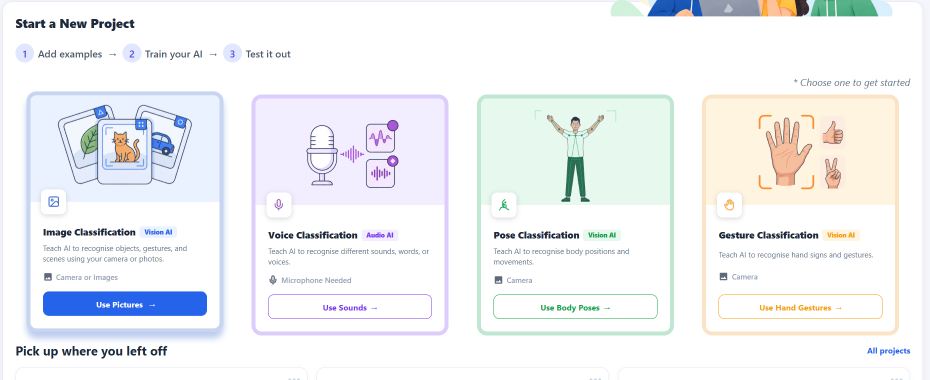
#> input picture dwin/art/ai_projects_ref.png, 1860 x 760 px (shown at 1/2 size)
$ python -i make_sd_card.py   (imports and definitions only)
#> lines starting #> are read from the running program, lines starting #| are printed output that depends on the picture
"""Build the DWIN display's SD card (DWIN_SET) including the pictures saved in
the display's own memory (slots 1-3), so they can be viewed with the display
running on its own: Home > PROJECTS LIST > picture.

usage:
  python make_sd_card.py --sd E:        read pictures through the board, build, copy to SD card
  python make_sd_card.py --no-read      rebuild from saved_pictures/ (no board needed), no copy
  python make_sd_card.py --keep-memory --sd E:
                                        pages only: the pictures and the video already in the
                                        display stay (no board needed; for displays flashed before)

Pages added to the project (base = DWIN_SET_bird, pages 0-39, unchanged):
  40      PROJECTS LIST: three cards (home card now opens it)
  41-43   one saved picture each, large, with BACK (to 40) and HOME buttons
  44      VIDEO (from the PROJECTS LIST header)
  45      home page 2 (home NEXT, or swipe left on the home page): STORAGE card
  46      STORAGE: the three pictures and the video
  47-49   pictures, 50 video, opened from STORAGE (BACK goes to 46)
  51      AI PROJECTS (home card): four project types, like the web app
  52-55   one information page per type
  56      SETTINGS: live Wi-Fi gateway, Bluetooth status, board firmware text
  57-59   Wi-Fi, Bluetooth, Firmware details opened from SETTINGS
The pictures themselves are icons in 24_SavedPictures.icl (flash font ID 24),
shown by icon controls: icons 0-2 = thumbnails on page 40, 3-5 = large views.
Each icon has a fixed 32 KB-aligned place, so the board's lib.py dwin_save()
replaces it over UART: the PROJECTS LIST follows every save, no SD card needed.
This SD card only has to be flashed once; it starts with the pictures that are
in the display's memory when it is built.

Steps: read slots via the board (main.py stopped, then restarted), render pages,
append them to 32.icl, build 24_SavedPictures.icl with the board's own JPEG
encoder, add icon controls to 14ShowFile.bin and buttons to 13TouchFile.bin,
write DWIN_SET_sd/, copy it to <SD>:/DWIN_SET and verify.
"""
import os, sys, io, json, time, struct, shutil, hashlib, binascii, argparse
from PIL import Image, ImageDraw, ImageFont

HERE = os.path.dirname(os.path.abspath(__file__))
sys.path.insert(0, HERE)
sys.path.insert(0, os.path.join(HERE, "..", "board_main"))
import icl_tool

BASE = os.path.join(HERE, "DWIN_SET_bird")       # working project, pages 0-39
OUT = os.path.join(HERE, "DWIN_SET_sd")
PICS = os.path.join(HERE, "saved_pictures")
SKIP = {"32_diagnostic.icl"}                     # test file; its name would clash with 32.icl
# Font 0: the base project's 0_ASCII_12x24.bin does not draw (text controls stay
# empty). DWIN's standard 0# font made with DGUS's DW_0Font.exe (Arial) replaces
# it when present; it fills flash font IDs 0-11. It is also what the display's
# own clock (RTC display controls on the home pages) draws with.
NEW_FONT, OLD_FONT = "0_DWIN_ASC.HZK", "0_ASCII_12x24.bin"
HAVE_FONT = os.path.exists(os.path.join(HERE, NEW_FONT))
if HAVE_FONT:
    SKIP = SKIP | {OLD_FONT}
# display's own clock on pages 10 and 45 (x, y, colour, font width, format):
# H hour 00-23, Q minute, W weekday, D day, M month, Y year (DGUS RTC codes)
RTC_FIELDS = ((122, 4, 0xFFFF, 15, "H:Q"), (204, 10, 0xFFFF, 10, "W D-M-Y"))
HOME_MODERN_REF = os.path.join(HERE, "art", "home_modern_ref.png")

HOME, LIST_PAGE, LIST_PAGE_2, FIRST_PIC = 10, 40, 41, 42
PROJECT_EXTRA_PAGES = (71, 72, 73)
PROJECT_PAGES = (LIST_PAGE, LIST_PAGE_2) + PROJECT_EXTRA_PAGES
LAST_PROJECTS_PAGE = PROJECT_EXTRA_PAGES[-1]
CATALOG_FIRST_PAGE = 79
CATALOG_TOTAL_PAGES = 13
CATALOG_PAGES = tuple(range(CATALOG_FIRST_PAGE, CATALOG_FIRST_PAGE + CATALOG_TOTAL_PAGES))
# BLUETOOTH page (58) buttons and the name keyboard (board: dwin_wifi_ui.py,
# dwin_get_data.py BT_STATE_POS / BT_LABEL_POS; ESP32 ops ble_adv/disconnect/name)
DISPLAY_BAUD = 460800                            # display UART speed (was 115200 until 2026-10-28)
BT_PAGE = 58
BT_KB_PAGE = CATALOG_PAGES[-1] + 1               # 92: Bluetooth name keyboard
BT_KB_PRESSED = BT_KB_PAGE + 1                   # 93: the same keys pressed
PROFILE_PAGE = BT_KB_PRESSED + 1                 # 94: full-size user profile image
BT_BTNS = [(18, 208, 160, 252), (170, 208, 312, 252), (322, 208, 461, 252)]
BT_BTN_CODES = [("VISIBLE ON/OFF", 0x0120), ("DISCONNECT", 0x0121), ("RENAME", 0x0122)]
BT_LABEL_POS = (246, 160)                        # board draws the name label here (dots)
BLE_PREFIX = "ESP32-BLE-CURIO_V2"
# SENSOR GRAPH (home page 2, card 3): live line chart of up to 3 sensors from the
# running program (board lib.py _graph_*). Lines are Basic Graphic line lists at
# the end of the image page's region B (a full picture ends at 0xFB22; 0xFFF0 is
# the save scratch); the legend text is a dot list at 0x5400 (shared, redrawn).
GRAPH_PAGE = PROFILE_PAGE + 1                    # 95
HOME_GRAPH_CARD = (244, 54, 353, 254)            # third card on home page 2
GRAPH_AREA = (24, 58, 466, 234)                  # plot area (lines are clipped to it)
GRAPH_LINE_VPS = (0xFB40, 0xFBE0, 0xFC80)        # = _GRAPH_VPS in lib.py, 160 words each
GRAPH_COLOURS = (0xE8E4, 0x2B7F, 0x1D67)         # = _GRAPH_COLOURS in lib.py: red, blue, green
GRAPH_LEGEND_Y = (246, 268, 290)                 # legend rows; the board writes name + value at x 48
GRAPH_KEY_VP = 0x5F70                            # = _GRAPH_KEY_VP in lib.py: row taps 0x0601-0x0603
# IOT & KIT-TO-KIT page (home page 2, card 4): live Wi-Fi, Cloud, Kit ID, Send & Receive data
IOT_PAGE = GRAPH_PAGE + 1                        # 96
HOME_IOT_CARD = (360, 54, 466, 254)              # fourth card on home page 2
IOT_KEY_VP = 0x5F80                              # = _IOT_KEY_VP on board: 0x0701 send, 0x0702 receive, 0x0703 sync
IOT_WIFI_BOX = (12, 53, 236, 113)                # tap Wi-Fi status box -> open page 57 Wi-Fi setup
IOT_BTNS = [(12, 273, 158, 310), (167, 273, 313, 310), (322, 273, 468, 310)]
IOT_BTN_SPECS = [("SEND DATA", 0x0701, "#059669"), ("RECEIVE DATA", 0x0702, "#2563eb"), ("SYNC / ID", 0x0703, "#6320ef")]
# LLM CHAT (home page 3, card 1): type a question, the AI answers. Board:
# dwin_llm_chat.py (pages + keys), lib.py LLM_URL / LLM_KEY (the API link).
HOME3 = IOT_PAGE + 1                             # 97: home page 3
CHAT_PAGE = HOME3 + 1                            # 98: the conversation
CHAT_KB_PAGE = CHAT_PAGE + 1                     # 99: question keyboard
CHAT_KB_PRESSED = CHAT_KB_PAGE + 1               # 100: the same keys pressed
HOME_CHAT_CARD = (13, 56, 121, 256)              # first card on home page 3
CHAT_KEY_VP = 0x5F90                             # = KEY_VP in dwin_llm_chat.py
CHAT_DOTS_VP = 0x1000                            # conversation text, 4200 dots max (page 39's region A:
CHAT_KB_DOTS_VP = 0x4200                         # free while page 39 is not shown); question, 1500 max
CHAT_TEXT_BOX = (10, 52, 469, 262)
CHAT_BTNS = [((12, 268, 112, 310), "UP", 0x0802), ((120, 268, 220, 310), "DOWN", 0x0803),
             ((228, 268, 328, 310), "CLEAR", 0x0804)]
CHAT_ASK_BTN = (336, 268, 468, 310)              # opens the keyboard (page change, no code)
CHAT_Q_BOX = (12, 54, 468, 125)
LAST_BUILTIN_PAGE = CHAT_KB_PRESSED              # DWIN Page Studio list pages follow this one
PROJECT_PREV_BOX = (14, 263, 134, 306)
PROJECT_NEXT_BOX = (346, 263, 466, 306)
PROJECTS_KEY_VP = 0x5F60
PLAY_KEY_CODE = 0x0501
STOP_KEY_CODE = 0x0502
PLAY_BOX = (205, 4, 278, 44)
STOP_BOX = (282, 4, 355, 44)
SETTINGS_PAGE = 56
SETTINGS_DETAIL_FIRST = 57
HOME_SETTINGS_CARD = (360, 54, 466, 254)
SETTINGS_FIELDS = (("Wi-Fi", 0x5300, 82), ("Bluetooth", 0x5320, 155),
                   ("Firmware", 0x5340, 228))
SLOTS = (1, 2, 3)
BACK_BOX = (10, 4, 53, 44)                       # same spots as the other pages
HOME_BOX = (427, 4, 467, 43)
HOME_PROJECTS_CARD = (13, 56, 121, 256)          # "PROJECTS LIST" card on the home page
CARD_COLOURS = [("#d61829", "#fde3e5"), ("#006de6", "#dceaff"), ("#ef7900", "#ffecd9")]
PURPLE, GREY = "#6320ef", "#dedfe6"
FONT = "C:/Windows/Fonts/arialbd.ttf"
LIB_SECTION = os.path.join(HERE, "..", "board_main", "lib_dwin_section.py")
ICON_LIB = 24                                    # must match _DW_LIB_ID in lib_dwin_section.py
ICON_LIB_NAME = "24_SavedPictures.icl"
PROFILE_LIB = 26                                 # reserved flash ID 26, blocks 208-215
PROFILE_NAME = "26_Profile.icl"
PROFILE_THUMB_POS = (426, 2)                     # 48x36 profile avatar in the modern blue top bar
PROFILE_TAP_BOX = (418, 0, 479, 47)
ICON_VP = 0x5200                                 # unused VP, 0 at boot: icon controls show a fixed icon
VIEW_POS = (36, 48)                              # large view (408 x 272) on pages 41-43
VIDEO_PAGE = 44                                  # VIDEO page: Animation Icon control
VIDEO_LIB = 49                                   # 49_Video.icl, flash font IDs 49-63 (from Blockly)
VIDEO_NAME = "49_Video.icl"
VIDEO_VP = 0x5210                                # 0 after power-on = playing; 1 = stopped
VIDEO_POS = (120, 104)                           # 240 x 160 frames, centred under the header
VIDEO_BTN = (290, 9, 410, 39)                    # VIDEO button in the PROJECTS LIST header
HOME2 = 45                                       # home page 2: STORAGE card
STORAGE_PAGE = 46                                # STORAGE: 3 pictures + video
STORE_PIC = 47                                   # 47-49: pictures opened from STORAGE
STORE_VIDEO = 50                                 # video opened from STORAGE
HOME_PREV_BTN = (12, 260, 136, 306)              # home page PREVIOUS / NEXT buttons
HOME_NEXT_BTN = (346, 263, 467, 308)             # NEXT went to page 11, now to home page 2
ORANGE = "#ef7900"
AI_PAGE = 51                                     # AI PROJECTS: the four project types (home card)
AI_FIRST = 52                                    # 52-55: one page per type
HOME_AI_CARD = (244, 54, 353, 254)               # "AI PROJECTS" card on the home page (was -> 15)
AI_REF = os.path.join(HERE, "art", "ai_projects_ref.png")   # web app screenshot: the pictures
SEGOE, SEGOE_B, SEGOE_I = ("C:/Windows/Fonts/segoeui.ttf", "C:/Windows/Fonts/segoeuib.ttf",
                           "C:/Windows/Fonts/segoeuii.ttf")
INK, MUTED, NEEDS = (30, 41, 59), (100, 116, 139), (96, 105, 123)
# title, tag, colour, tag tint, card border, picture box in AI_REF, description, needs, button
AI_TYPES = [
    ("Image Classification", "Vision AI", (37, 99, 235), (224, 234, 255), (200, 213, 241), (63, 192, 437, 432),
     "Teach AI to recognise objects, gestures, and scenes using your camera or photos.",
     "Camera or Images", "Use Pictures"),
    ("Voice Classification", "Audio AI", (124, 58, 237), (243, 232, 255), (220, 205, 253), (513, 199, 887, 438),
     "Teach AI to recognise different sounds, words, or voices.", "Microphone Needed", "Use Sounds"),
    ("Pose Classification", "Vision AI", (22, 163, 74), (231, 248, 238), (192, 231, 210), (964, 199, 1338, 438),
     "Teach AI to recognise body positions and movements.", "Camera", "Use Body Poses"),
    ("Gesture Classification", "Vision AI", (245, 158, 11), (254, 243, 212), (251, 228, 198), (1414, 199, 1788, 438),
     "Teach AI to recognise hand signs and gestures.", "Camera", "Use Hand Gestures"),
]
AI_STEPS = [("Add examples", "Show the AI some examples"), ("Train your AI", "Let it learn from them"),
            ("Test it out", "See if it gets it right")]
GESTURE_INDEX = 3                                # page AI_FIRST + 3: live results instead of the steps
# AI pages with a live result panel (board lib.py _ai_live_*: image 52, voice 53,
# pose 54, gesture 55 - the K230 classify functions open them)
AI_LIVE_INDEXES = (0, 1, 2, 3)
GESTURE_VP = 0x5400                              # dot list of the live panel (= _DW_GESTURE_VP in lib)
PROJECTS_DOTS_VP = 0x5500                        # live active sensors dot list on PROJECT_PAGES
WIFI_DOTS_VP = 0x7340                           # dedicated page 57 buffer; 1100 dots end at 0x8026
SETTINGS_GRAPHICS_VP = 0x8030                   # shared by pages 56,58,59; 230 dots end at 0x82E4
SETTINGS_DOTS_VP = SETTINGS_GRAPHICS_VP
BLUETOOTH_DOTS_VP = SETTINGS_GRAPHICS_VP
FIRMWARE_DOTS_VP = SETTINGS_GRAPHICS_VP
WIFI_KEY_VP = 0x5F00                             # key codes of the Wi-Fi keys (= KEY_VP in board dwin_wifi_ui.py)
WIFI_KB_DOTS_VP = 0x5400                         # keyboard text dot list (= DOT_VP in dwin_wifi_ui.py)
PORT_TEST_DOTS_VP = 0x6600                        # live hardware port/pin test dot buffer
PORT_TEST_KEY_VP = 0x5F50                         # return key codes for port/pin touch buttons
PORT_PAGE_DIG_IN = 74
PORT_PAGE_ANA_IN = 75
PORT_PAGE_DIG_OUT = 76
PORT_PAGE_PWM = 77
PORT_PAGE_SERVO = 78
PORT_PAGES = (PORT_PAGE_DIG_IN, PORT_PAGE_ANA_IN, PORT_PAGE_DIG_OUT, PORT_PAGE_PWM, PORT_PAGE_SERVO)
HOME_PORT_CARD = (128, 54, 236, 254)
WIFI_ROWS = [(18, 198 + 28 * i, 461, 225 + 28 * i) for i in range(4)]   # tappable network rows, page 57
WIFI_ON_BTN = (224, 158, 295, 190)
WIFI_OFF_BTN = (302, 158, 373, 190)
WIFI_SCAN_BTN = (381, 158, 461, 190)
KB_PAGES = (60, 61, 62)                          # Wi-Fi password keyboard: letters, CAPS, symbols
KB_PRESSED = (63, 64, 65)                        # the same pages with every key pressed (press effect)
KB_PW_BOX, KB_SHOW_BTN = (12, 76, 392, 102), (400, 76, 468, 102)
ANIM_PAGE = 66                                   # small animation from the "play animation" block
ANIM_VP = 0x5220                                 # = _DW_ANIM_VP in lib_dwin_section.py (0 = play)
ANIM_LIB = 28                                    # flash font ID 28, written by the board (dwin_anim)
ANIM_POS = (160, 132)                            # 160 x 104 frames, centred under the header
ANIM_SLOT_PAGES = (67, 68, 69)                   # animation memories 1-3, full page each
ANIM_LIST_PAGE = 70                              # ANIMATIONS: the three memories playing as previews
ANIM_SLOT_VP = (0x5222, 0x5224, 0x5226)          # = _DW_ANIM_VP + 2 * slot in lib (0 = play)
ANIM_SLOT_LIB = (29, 30, 31)                     # flash font IDs (= 28 + slot in lib)
ANIM_SLOT_NAMES = ("29_AnimMemory1.icl", "30_AnimMemory2.icl", "31_AnimMemory3.icl")
ANIM_LIST_POS = ((70, 56), (250, 56), (70, 188))  # previews on page 70
ANIM_BTN = (282, 9, 416, 39)                     # ANIMATIONS button in the STORAGE header
ANIM_INIT = False                                # --anim-placeholders: put "no animation" into the memories
PROFILE_INIT = False                             # --init-profile: first-time avatar placeholder only
PROFILE_TEST = False                             # --profile-test: keep icon control off boot HOME only
BRIGHT_VP = 0x0082                               # display system variable LED_Config, high byte = brightness
BRIGHT_LEVELS = (20, 40, 60, 80, 100)            # percent (0x00-0x64); 20 is the lowest so it never goes dark
BRIGHT_STRIP = (18, 274, 461, 310)               # brightness row at the bottom of SETTINGS
# DWIN Page Studio (dwin_studio.py): edits the user makes without touching this
# file - texts on any page, button targets, extra buttons, new list pages.
STUDIO_FILE = os.path.join(HERE, "studio_project.json")
STUDIO_CACHE = os.path.join(HERE, "studio_cache")  # page pictures + buttons before edits, for the studio
STUDIO_ROWS = 5                                  # rows on a studio list page
STUDIO = {}
CLOCK_BLANK = (8, 4, 305, 46)                    # baked-in "10:42 AM MON 05 OCT 2026" on the home top bar
# (VP, bytes, x0, y, x1, RGB565 colour) - must match _DW_GESTURE_FIELDS in lib_dwin_section.py
GESTURE_FIELDS = ((0x5360, 16, 24, 252, 232, 0xF4E1),      # gesture name, orange
                  (0x5370, 8, 250, 252, 360, 0x1947),      # confidence, ink
                  (0x5380, 36, 24, 280, 458, 0x63B1))      # last line received, grey


# [11 lines left out: function lib_section, not called in this run]


def font(size):
    return ImageFont.truetype(FONT, size)


# ---------------------------------------------------------------- 1. read slots
# [81 lines left out: functions read_slots, dots_to_image, header_page, not called in this run]


def card_box(i):
    x0 = 16 + i * 152
    return (x0, 58, x0 + 142, 290)


# [161 lines left out: functions thumb_pos, list_page, picture_page, profile_page, profile_placeholder, empty_picture and 3 more, not called in this run]


PROJECT_CARD_ICONS = [
    (0x6110, 24, 93),
    (0x6210, 178, 93),
    (0x6310, 332, 93),
    (0x6410, 24, 196),
    (0x6510, 178, 196),
    (0x6610, 332, 196),
]


# [32 lines left out: functions video_page, settings_page, not called in this run]


def bright_boxes():
    """The five brightness buttons in the SETTINGS strip."""
    return [(170 + i * 58, BRIGHT_STRIP[1] + 5, 222 + i * 58, BRIGHT_STRIP[3] - 5) for i in range(len(BRIGHT_LEVELS))]


# [126 lines left out: functions settings_detail_page, settings_text_control, project_text_controls, gesture_text_control, gesture_dot_control, wifi_dot_control and 2 more, not called in this run]


def clock_controls():
    """The display's RTC controls draw the readable HOME clock."""
    return [rtc_control(*f) for f in RTC_FIELDS] if HAVE_FONT else []


_MODERN_CARDS = (
    (8, 51, 121, 249, 64, 123, (0, 92, 218)),     # Card 1: Blue
    (125, 51, 238, 249, 181, 123, (0, 125, 132)), # Card 2: Teal
    (242, 51, 355, 249, 298, 123, (198, 14, 108)),# Card 3: Magenta
    (359, 51, 472, 249, 415, 123, (0, 92, 218)),  # Card 4: Blue
)


# [202 lines left out: functions _clean_modern_card, home_page, home2_page, home_nav, home3_page, chat_page and 2 more, not called in this run]


def rgb565(c):
    """RGB565 colour as an (r, g, b) tuple for drawing."""
    return ((c >> 11) << 3, ((c >> 5) & 63) << 2, (c & 31) << 3)


# [168 lines left out: functions graph_page, graph_line_control, iot_page, port_manager_page, not called in this run]


def sfont(size, bold=False):
    return ImageFont.truetype(SEGOE_B if bold else SEGOE, size)


# [19 lines left out: functions wrap, ai_picture, not called in this run]


def ai_card_box(i):
    x0 = 8 + i * 116
    return (x0, 76, x0 + 110, 310)


# [46 lines left out: function ai_page, not called in this run]


def ai_detail_page(i):
    """One AI project type: big picture, description, what it needs, the three steps."""
    title, tag, col, tint, edge, _, desc, needs, button = AI_TYPES[i]
    im, d = header_page(title.upper())
    d.rounded_rectangle((12, 56, 236, 206), radius=10, fill="white", outline=edge, width=3)
    pic, mask = ai_picture(i, 218)
    im.paste(pic, (15, 59), mask)
    x, y = 250, 58
    for line in wrap(d, title, sfont(17, True), 216):
        d.text((x, y), line, font=sfont(17, True), fill=INK)
        y += 21
    tw = d.textlength(tag, font=sfont(11, True))
    d.rounded_rectangle((x, y + 4, x + tw + 12, y + 22), radius=5, fill=tint)
    d.text((x + 6, y + 13), tag, font=sfont(11, True), fill=col, anchor="lm")
    y += 30
    for line in wrap(d, desc, sfont(13), 216):
        d.text((x, y), line, font=sfont(13), fill=MUTED)
        y += 17
    d.rectangle((x, y + 8, x + 10, y + 17), fill=NEEDS)
    d.text((x + 15, y + 12), needs, font=sfont(12), fill=NEEDS, anchor="lm")
    if i in AI_LIVE_INDEXES:                       # live panel; the board draws the result as dots
        d.text((14, 220), "LIVE RESULT", font=sfont(13, True), fill=INK, anchor="lm")
        d.text((112, 220), "live data from the AI camera (K230)", font=sfont(11), fill=MUTED, anchor="lm")
        d.rounded_rectangle((404, 211, 466, 229), radius=9, fill=(22, 163, 74))
        d.ellipse((412, 216, 420, 224), fill="white")
        d.text((444, 220), "LIVE", font=sfont(10, True), fill="white", anchor="mm")
        d.rounded_rectangle((12, 234, 466, 308), radius=10, fill=tint, outline=edge, width=2)
        d.line((20, 277, 458, 277), fill=edge, width=1)
        return im
    d.text((14, 222), "How it works", font=sfont(13, True), fill=INK, anchor="lm")
    for k, (label, sub) in enumerate(AI_STEPS):
        bx0 = 12 + k * 154
        bx1, by0, by1 = bx0 + 146, 236, 306
        d.rounded_rectangle((bx0, by0, bx1, by1), radius=9, fill=tint, outline=edge, width=2)
        d.ellipse((bx0 + 8, by0 + 9, bx0 + 30, by0 + 31), fill=col)
        d.text((bx0 + 19, by0 + 20), str(k + 1), font=sfont(13, True), fill="white", anchor="mm")
        d.text((bx0 + 37, by0 + 20), label, font=sfont(13, True), fill=INK, anchor="lm")
        for n, line in enumerate(wrap(d, sub, sfont(11), 130)[:2]):
            d.text((bx0 + 9, by0 + 40 + 14 * n), line, font=sfont(11), fill=MUTED)
    return im


# [84 lines left out: functions storage_box, storage_thumb, storage_page, video_library, animation_control, jpeg, not called in this run]


def touch(page, box, target):
    x0, y0, x1, y1 = box
    return struct.pack(">HHHHHH", page, x0, y0, x1, y1, target) + b"\xff\x00\x00\x00"


# [192 lines left out: functions slide, return_key, kb_rows, bt_rows, bt_kb_page, kb_keys and 7 more, not called in this run]


def studio_row_box(i):
    """Row i of a studio list page."""
    return (18, 58 + i * 51, 461, 102 + i * 51)


# [365 lines left out: functions studio_list_page, studio_texts, studio_base_page, studio_pages, studio_touch, build, not called in this run]


# ---------------------------------------------------------------- 4. SD card
def sha(path):
    return hashlib.sha256(open(path, "rb").read()).hexdigest()


# [97 lines left out: functions copy_to_sd, main, not called in this run]


# [2 lines not run here, left out]

>>> import cv2
>>> picture = cv2.imread('art/ai_projects_ref.png', cv2.IMREAD_GRAYSCALE)
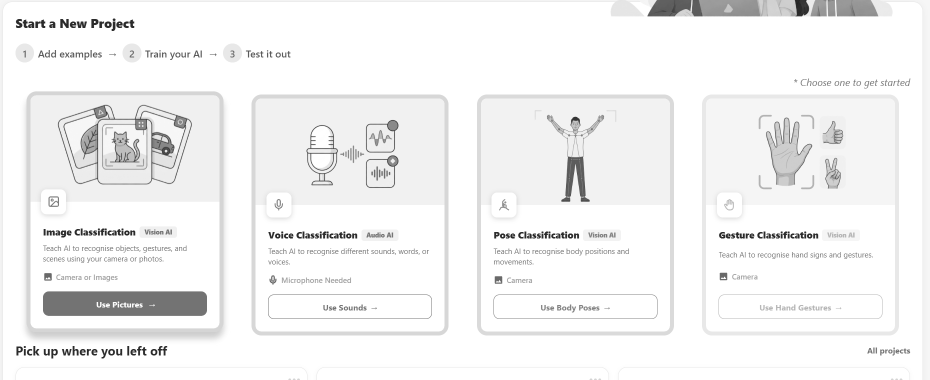
#> picture: shape (760, 1860) (shown at 1/2 size); min 34, max 255, mean 242.6
#> (the run stopped early here; a loop or call above may not have finished)
